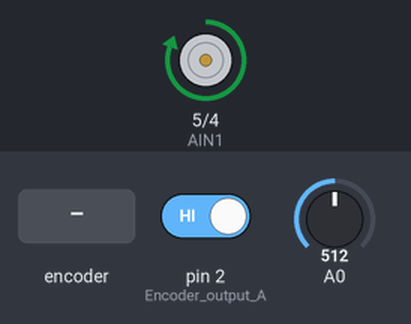
The sketch below on a simulated Arduino Uno, built with avr-gcc and run on an emulated ATmega328P. Parts: motor-driver pin pairs drawn as motors (green arrow = first pin HIGH = forward, orange = second pin HIGH = backward, longer = more drive, scaled by the enable pin). The inputs (shaded band) are chosen by the test bench; at power-on: A0 = 512, pin 2 (Encoder_output_A) HIGH. What the sketch prints to the serial monitor is not drawn.

Above: at 1.2 s.
1.3 s: A0 set to 716
At 2.1 s:
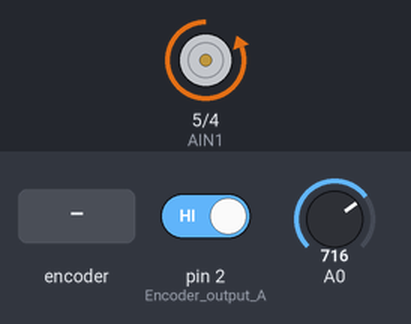
4.3 s: rotary encoder on pin 2 (Encoder_output_A) / pin 3 (Encoder_output_B) turned 1 step (first pin leading)
7.5 s: A0 set to 511
Timing chart, 0 to 16.5 s (numbered marks = the images above; inputs shaded):
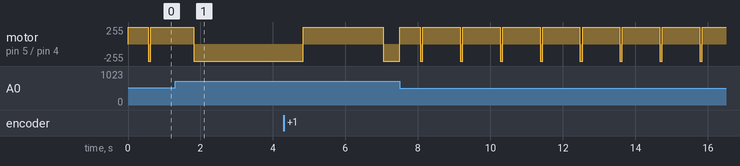

The sketch:

working_PID.ino
```cpp
const int PWMA = 6; // pwa signal to motor driver
const int AIN1 = 5;
const int AIN2 = 4; // "power and ground" to the motor effectively

#define Encoder_output_A 2
#define Encoder_output_B 3 // encoder pins used to keep track of motor rotations

double Count_pulses = 0;
double angle = 0;
int correction = 0;
double errorA = 0;
int errorP = 0;
int cumErrorA = 0;
int cumErrorP = 0;
int last_errorA = 0;
int last_erroP = 0;
double kpA = 100;
double kiA = 0.2;
double kpP = 0.2;
double kiP = 0;
int PID = 0;
int PID_A = 0;
int PID_P = 0;
int dir = 0;
unsigned long currentTime, elapsedTime, previousTime;

void setup() {
  pinMode(AIN1, OUTPUT);
  pinMode(AIN2, OUTPUT);
  pinMode(PWMA, OUTPUT); // outputs to send signal to driver

Serial.begin(9600); // activates the serial communication
pinMode(Encoder_output_A,INPUT); // sets the Encoder_output_A pin as the input
pinMode(Encoder_output_B,INPUT); // sets the Encoder_output_B pin as the input
attachInterrupt(digitalPinToInterrupt(Encoder_output_A),DC_Motor_Encoder,RISING); // runs DC_Motor_Encoder when A sees an interrupt
}

void loop() {
  find_angle();
  errorA = 90-angle;
  errorP = Count_pulses;
  calcPID();
  if(PID > 0)
  {
    analogWrite(PWMA,PID);
    digitalWrite(AIN1, HIGH);
    digitalWrite(AIN2, LOW);
    dir = 0;
  }
  if(PID < 0)
  {
    analogWrite(PWMA, PID *-1);
    digitalWrite(AIN1, LOW);
    digitalWrite(AIN2, HIGH);
    dir = 1;
  }
  //Serial.println(errorA);
  Serial.println(Count_pulses);

return;
}

void find_angle(){ //this function reads the analog pin of potentiometer, which returns 0-1024
double sensorValue = analogRead(A0);
angle = sensorValue * 360.0/1024;
angle = angle+210.8;
if (angle>360){angle=angle-360;} //converts 0-1024 to 0-360 and set straight up as 90
}

void DC_Motor_Encoder(){ //keeps track of motor position
  //int b = digitalRead(Encoder_output_B);
  //Serial.println(b);
  if(dir == 0){
    Count_pulses++;
  }
  else{
    Count_pulses = Count_pulses-1;
  }

}

void calcPID()
{
  currentTime = millis();
  elapsedTime = currentTime - previousTime;

  cumErrorA += errorA * elapsedTime;
  cumErrorP += errorP * elapsedTime;
  PID_P = (kpP*(errorP)) + (kiP*(cumErrorP));
  PID_A = (kpA*(errorA)) + (kiA*(cumErrorA));
  PID = PID_P +PID_A;
  previousTime = currentTime;

  PID = constrain(PID, -255, 255);
}
```

Measured:
- by itself, motor on pin 5 (AIN1) / pin 4 (AIN2): repeats every 1.1 s: backward 255/255 0.07 s, forward 255/255 1.0 s
